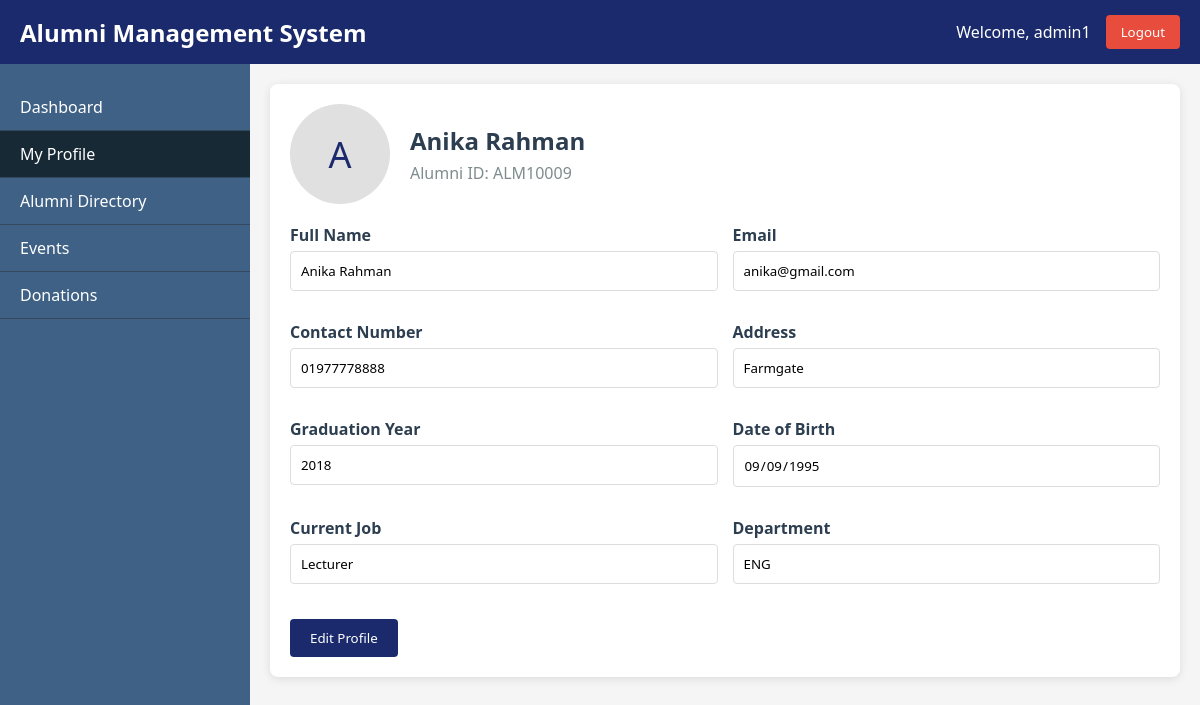
/profile.php (signed in), run on the app's committed database.
### tables this page shows
CREATE TABLE `alumni` (
  `AlumniID` varchar(50) NOT NULL,
  `AlumniName` varchar(100) NOT NULL,
  `Email` varchar(100) NOT NULL,
  `ContactNo` varchar(20) DEFAULT NULL,
  `Address` text DEFAULT NULL,
  `GraduationYear` int(11) DEFAULT NULL CHECK (`GraduationYear` >= 1900),
  `DateOfBirth` date DEFAULT NULL,
  `Job` varchar(100) DEFAULT NULL,
  `DepartmentID` varchar(50) DEFAULT NULL,
  `UserID` int(11) DEFAULT NULL,
  `CreatedAt` timestamp NOT NULL DEFAULT current_timestamp()
);

### profile.php (the view, shortened to what this page needs)
<?php
include 'db.php';
$user_id = $_SESSION['user_id'];
$sql = "SELECT u.*, a.* FROM Users u JOIN Alumni a ON u.UserID = a.UserID WHERE u.UserID = ?";
$stmt = $conn->prepare($sql);
$stmt->bind_param("i", $user_id);
$stmt->execute();
$result = $stmt->get_result();
$user = $result->fetch_assoc();
?>
<!DOCTYPE html>
<html lang="en">
<head>
</head>
<body>
    <div class="header">
        <div class="logo">Alumni Management System</div>
        <div class="user-info">
            <span>Welcome, <?php echo htmlspecialchars($_SESSION['username']); ?></span>
            <button class="logout-btn" onclick="window.location.href='logout.php'">Logout</button>
        </div>
    </div>
    <div class="container">
        <div class="sidebar">
            <ul class="sidebar-menu">
                <li onclick="window.location.href='home.php'">Dashboard</li>
                <li class="active">My Profile</li>
                <li onclick="window.location.href='alumni_directory.php'">Alumni Directory</li>
                <li onclick="window.location.href='events.php'">Events</li>
                <li onclick="window.location.href='donations.php'">Donations</li>
            </ul>
        </div>
        <div class="content">
            <div class="profile-card">
                <div class="profile-header">
                    <div class="profile-avatar">
                        <?php echo strtoupper(substr($user['AlumniName'], 0, 1)); ?>
                    </div>
                    <div class="profile-info">
                        <h2><?php echo htmlspecialchars($user['AlumniName']); ?></h2>
                        <p>Alumni ID: <?php echo htmlspecialchars($user['AlumniID']); ?></p>
                    </div>
                </div>
                <div class="profile-details">
                    <div class="detail-group">
                        <label>Full Name</label>
                        <input type="text" value="<?php echo htmlspecialchars($user['AlumniName']); ?>" readonly>
                    </div>
                    <div class="detail-group">
                        <label>Email</label>
                        <input type="email" value="<?php echo htmlspecialchars($user['Email']); ?>" readonly>
                    </div>
                    <div class="detail-group">
                        <label>Contact Number</label>
                        <input type="text" value="<?php echo htmlspecialchars($user['ContactNo']); ?>" readonly>
                    </div>
                    <div class="detail-group">
                        <label>Address</label>
                        <input type="text" value="<?php echo htmlspecialchars($user['Address']); ?>" readonly>
                    </div>
                    <div class="detail-group">
                        <label>Graduation Year</label>
                        <input type="number" value="<?php echo htmlspecialchars($user['GraduationYear']); ?>" readonly>
                    </div>
                    <div class="detail-group">
                        <label>Date of Birth</label>
                        <input type="date" value="<?php echo htmlspecialchars($user['DateOfBirth']); ?>" readonly>
                    </div>
                    <div class="detail-group">
                        <label>Current Job</label>
                        <input type="text" value="<?php echo htmlspecialchars($user['Job']); ?>" readonly>
                    </div>
                    <div class="detail-group">
                        <label>Department</label>
                        <input type="text" value="<?php echo htmlspecialchars($user['DepartmentID']); ?>" readonly>
                    </div>
                </div>
                <button class="btn" onclick="window.location.href='edit_profile.php'">Edit Profile</button>
            </div>
        </div>
    </div>
</body>
</html>

### profile.php (style rules this page uses)
* { box-sizing: border-box; font-family: 'Segoe UI', Tahoma, Geneva, Verdana, sans-serif; margin: 0; padding: 0; }
body { background-color: #f5f5f5; }
.header { background-color: #1a2a6c; color: white; padding: 15px 20px; display: flex; justify-content: space-between; align-items: center; }
.logo { font-size: 24px; font-weight: bold; }
.user-info { display: flex; align-items: center; }
.container { display: flex; min-height: calc(100vh - 70px); }
.sidebar { width: 250px; background-color: #3e6185ff; color: white; padding-top: 20px; }
.sidebar-menu { list-style: none; }
.sidebar-menu li { padding: 12px 20px; border-bottom: 1px solid #34495e; }
.sidebar-menu li.active { background-color: #162935ff; }
.content { flex: 1; padding: 20px; }
.profile-card { background-color: white; border-radius: 8px; box-shadow: 0 2px 10px rgba(0, 0, 0, 0.1); padding: 20px; }
.profile-header { display: flex; align-items: center; margin-bottom: 20px; }
.profile-avatar { width: 100px; height: 100px; border-radius: 50%; background-color: #e0e0e0; display: flex; align-items: center; justify-content: center; font-size: 36px; color: #1a2a6c; margin-right: 20px; }
.profile-info h2 { color: #2c3e50; margin-bottom: 5px; }
.profile-info p { color: #7f8c8d; }
.profile-details { display: grid; grid-template-columns: 1fr 1fr; gap: 15px; margin-top: 20px; }
.detail-group { margin-bottom: 15px; }
.detail-group label { display: block; font-weight: 600; margin-bottom: 5px; color: #2c3e50; }
.detail-group input, .detail-group select { width: 100%; padding: 10px; border: 1px solid #ddd; border-radius: 4px; }
.btn { background-color: #1a2a6c; color: white; border: none; padding: 10px 20px; border-radius: 4px; cursor: pointer; margin-top: 20px; }
.logout-btn { background-color: #e74c3c; color: white; border: none; padding: 8px 15px; border-radius: 4px; cursor: pointer; margin-left: 15px; }

### data on the page
alumni: AlumniName "A", AlumniName "Anika Rahman", AlumniID "ALM10009", Email "anika@gmail.com", ContactNo "01977778888", Address "Farmgate", GraduationYear "2018", DateOfBirth "09/09/1995", Job "Lecturer", DepartmentID "ENG"

### other printed values
$_SESSION['username'] "admin1"
